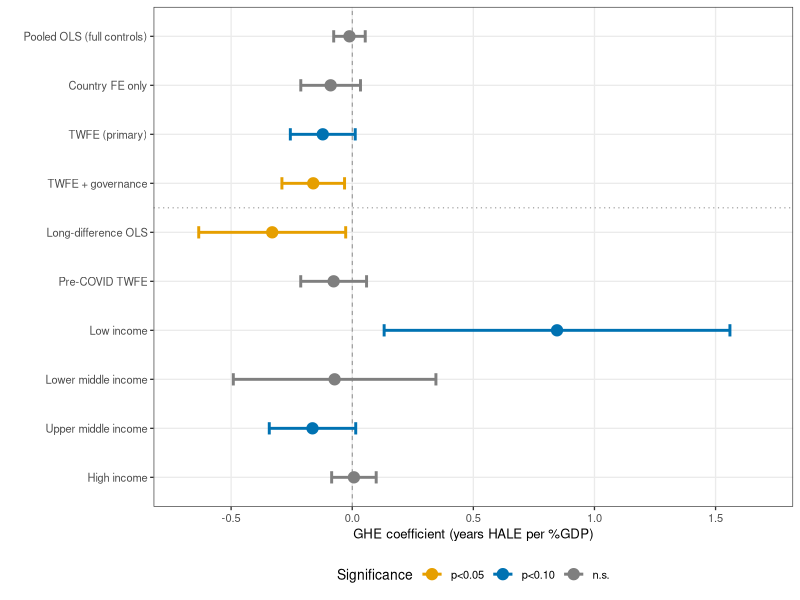
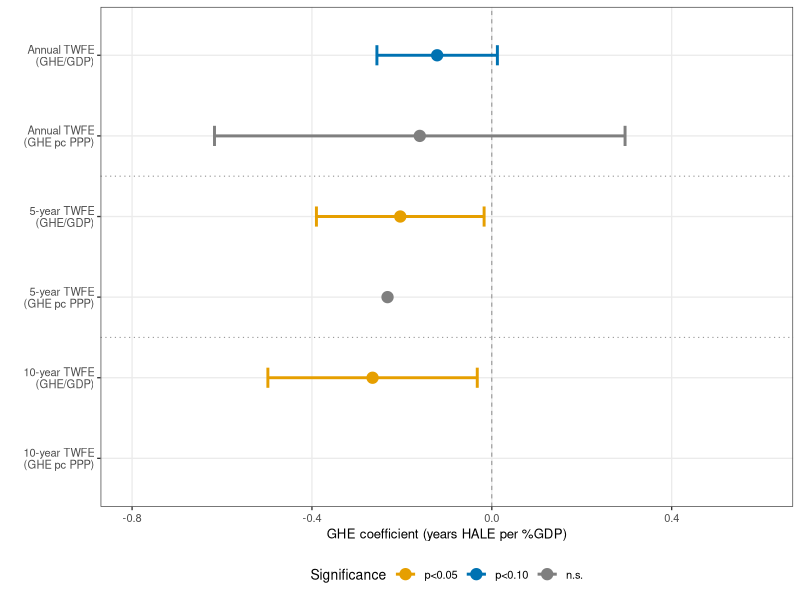

Recreate these plots in R, in order.
# Fix S3 (forest plot) and S4 (temporal aggregation) with Wong palette
library(data.table)
library(ggplot2)

PROJ <- "/Users/taozhu/my researches/lancet_financial_v3"
setwd(PROJ)

PAL_SIG <- c("p<0.01"="#D55E00","p<0.05"="#E69F00","p<0.10"="#0072B2","n.s."="grey50")
PAL_INCOME <- c(
  "Low income"="#E69F00","Lower middle income"="#56B4E9",
  "Upper middle income"="#009E73","High income"="#CC79A7"
)

theme_lancet <- theme_bw(base_size=10) + theme(
  panel.grid.minor=element_blank(),
  plot.title=element_text(face="bold",size=11),
  axis.title=element_text(size=9.5),
  axis.text=element_text(size=8),
  legend.text=element_text(size=8),
  legend.position="bottom"
)

# ---- S3: Coefficient Forest Plot ----
cat("=== Figure S3: Forest Plot ===\n")

main <- fread("results/tables/main_results.csv")
main[, Label := c("Pooled OLS (full controls)", "Country FE only", "TWFE (primary)",
                  "TWFE + governance", "Long-difference OLS")[match(Model,
                  c("M1_Pooled_OLS","M2_Country_FE","M3_TWFE","M4_TWFE_Governance","LongDiff_OLS"))]]
# Pre-COVID TWFE from B4 (Table 1 Model 8 counterpart)
b4 <- fread("results/tables/B4_precovid_comparison.csv")
main <- rbind(main,
              data.table(Model="Pre-COVID TWFE", Label="Pre-COVID TWFE", Term="ghe_share_gdp",
                         Coef=b4[Model=="TWFE (primary)", PreCOVID_coef],
                         SE=b4[Model=="TWFE (primary)", PreCOVID_se],
                         P=b4[Model=="TWFE (primary)", PreCOVID_p], N=3743),
              fill=TRUE)

income <- fread("results/tables/income_heterogeneity.csv")

forest <- rbind(
  main[, .(Model=Label, Coef=Coef, SE=SE, P=P)],
  income[, .(Model=paste0("  ",income_group), Coef=coef, SE=se, P=p)]
)
# Low-income colour: use the cluster-bootstrap p (0.065; primary inference, 23 clusters)
# rather than the conventional clustered p (0.030), consistent with the main text.
forest[Model=="  Low income", P := 0.065]
forest[, `:=`(ci_low=Coef-1.96*SE, ci_high=Coef+1.96*SE)]
forest[, sig := ifelse(P<0.01,"p<0.01",ifelse(P<0.05,"p<0.05",ifelse(P<0.10,"p<0.10","n.s.")))]
forest[, Model := factor(Model, levels=rev(unique(Model)))]

p_forest <- ggplot(forest, aes(x=Coef, y=Model)) +
  geom_vline(xintercept=0, linetype="dashed", color="grey50", linewidth=0.3) +
  geom_hline(yintercept=6.5, linetype="dotted", color="grey60", linewidth=0.4) +
  geom_point(aes(color=sig), size=3.5) +
  geom_errorbarh(aes(xmin=ci_low, xmax=ci_high, color=sig), height=0.25, linewidth=1.0) +
  scale_color_manual(values=PAL_SIG, breaks=c("p<0.05","p<0.10","n.s.")) +
  scale_x_continuous(limits=c(-0.7, 1.7), breaks=seq(-0.5, 1.5, 0.5)) +
  labs(x="GHE coefficient (years HALE per %GDP)", y="",
       color="Significance") +
  theme_lancet
ggsave("results/figures/figS3_forest.pdf", p_forest, width=8, height=5.5, device=cairo_pdf)
cat("Saved: figS3_forest.pdf\n")

# ---- S4: Temporal Aggregation ----
cat("=== Figure S4: Temporal Aggregation ===\n")

comp <- fread("results/tables/advanced_analyses_summary.csv")
comp <- comp[1:6]  # 5yr GHE/GDP, 5yr pc, 10yr GHE/GDP, 10yr pc, Annual GHE/GDP, Annual pc
# Reorder to match specification labels (CSV order differs from display order)
comp <- comp[match(c("Annual TWFE (GHE/GDP)","Annual TWFE (GHE pc PPP)",
                     "5yr TWFE (GHE/GDP)","5yr TWFE (GHE pc PPP)",
                     "10yr TWFE (GHE/GDP)","10yr TWFE (GHE pc PPP)"),
                   Analysis)]

comp[, Specification := c(
  "Annual TWFE\n(GHE/GDP)","Annual TWFE\n(GHE pc PPP)",
  "5-year TWFE\n(GHE/GDP)","5-year TWFE\n(GHE pc PPP)",
  "10-year TWFE\n(GHE/GDP)","10-year TWFE\n(GHE pc PPP)"
)]
comp[, `:=`(ci_low=Coefficient-1.96*SE, ci_high=Coefficient+1.96*SE)]
comp[, sig := ifelse(P<0.05,"p<0.05",ifelse(P<0.10,"p<0.10","n.s."))]
comp[, Specification := factor(Specification, levels=rev(Specification))]

p_temp <- ggplot(comp, aes(x=Coefficient, y=Specification)) +
  geom_vline(xintercept=0, linetype="dashed", color="grey50", linewidth=0.3) +
  geom_hline(yintercept=4.5, linetype="dotted", color="grey60", linewidth=0.4) +
  geom_hline(yintercept=2.5, linetype="dotted", color="grey60", linewidth=0.4) +
  geom_point(aes(color=sig), size=3.5) +
  geom_errorbarh(aes(xmin=ci_low, xmax=ci_high, color=sig), height=0.25, linewidth=1.0) +
  scale_color_manual(values=PAL_SIG, breaks=c("p<0.05","p<0.10","n.s.")) +
  scale_x_continuous(limits=c(-0.8, 0.6), breaks=seq(-0.8, 0.6, 0.4)) +
  labs(x="GHE coefficient (years HALE per %GDP)", y="",
       color="Significance") +
  theme_lancet
ggsave("results/figures/figS4_temporal_aggregation.pdf", p_temp, width=7.5, height=4, device=cairo_pdf)
cat("Saved: figS4_temporal_aggregation.pdf\n")

cat("=== Done ===\n")
